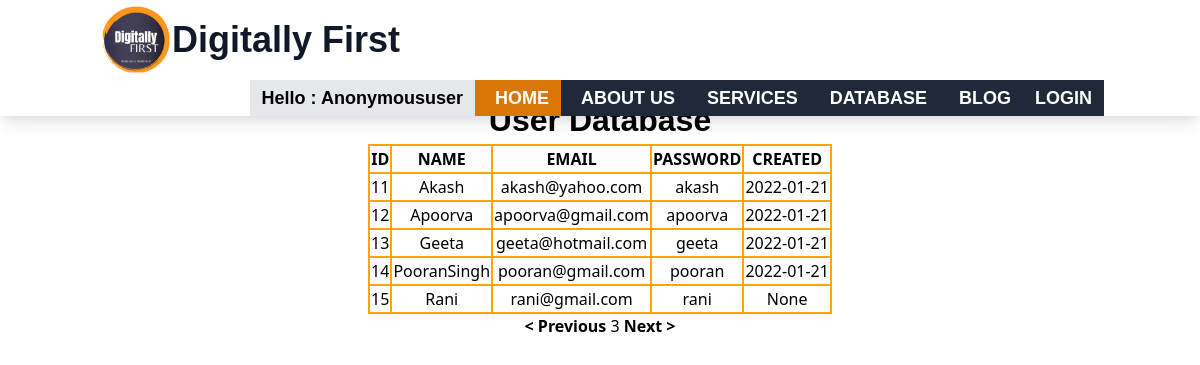
Page /database/?page=3 on the committed database.
### app/models.py (models this page shows, shortened)
class Client(models.Model):
 name= models.CharField(max_length=100)
 email= models.EmailField(max_length=100)
 password= models.CharField(max_length=50)
 created = models.DateField(DateTimeField, null=True)

### app/views.py (the view)
# urls.py: path('database/', views.data, name="data"),
def data(request):
    new_data =Client.objects.all()  # fetching all post objects from database
    p = Paginator(new_data, 5)  # creating a paginator object
    page_number = request.GET.get('page')
    try:
        page_obj = p.get_page(page_number)  # returns the desired page object
    except PageNotAnInteger:
        page_obj = p.page(1)
    except EmptyPage:
        page_obj = p.page(p.num_pages)
    context = {'page_obj': page_obj}
    return render(request, 'database.html', context)

### templates/database.html (shortened to what this page needs)
{% extends 'base.html' %}
{% load static %}
{% block content %}
<br>
<br>
<br>
<br>
<!DOCTYPE html>
<html lang="en">
<head>
</head>
<body> <form action="" ></form>
 <table>
 <h1> User Database</h1>
 <th>ID</th>
 <th>NAME</th>
 <th>EMAIL</th>
 <th>PASSWORD</th>
 <th>CREATED</th>
 {% for data in page_obj.object_list %}
 <tr>
 <td> {{data.id | safe}}</td>
 <td> {{data.name |safe}}</td>
 <td> {{data.email |safe}}</td>
 <td> {{data.password | safe}}</td>
 <td> {{data.created | safe}}</td>
</tr>
 {% endfor %}
</table>
<center>
   {%if page_obj.has_previous %}
       <a href="?page={{page_obj.previous_page_number}}"> <strong> < Previous </strong></a>
   {% endif %}
   <span>    {{page_obj.number}}     </span>
   {%if page_obj.has_next %}
       <a href="?page={{page_obj.next_page_number}}"> <strong>  Next >  </strong> </a>
   {% endif %}
</center>
</body>
</html>
{% endblock  %}

### templates/base.html (style rules this page uses)
html { scroll-behavior: smooth; }

### templates/database.html (style rules this page uses)
th ,td,table,tr,table { text-align: center; margin-left: auto; margin-right: auto; border: 2px solid rgb(255, 165, 0) }
h1,div { text-align: center; font-size:xx-large; font-weight: bold; align-content: center; font-family:'Gill Sans', 'Gill Sans MT', Calibri, 'Trebuchet MS', sans-serif; }

### rows in the picture
Client: id "11", name "Akash", email "akash@yahoo.com", password "akash", created "2022-01-21"
Client: id "12", name "Apoorva", email "apoorva@gmail.com", password "apoorva", created "2022-01-21"
Client: id "13", name "Geeta", email "geeta@hotmail.com", password "geeta", created "2022-01-21"
Client: id "14", name "PooranSingh", email "pooran@gmail.com", password "pooran", created "2022-01-21"
Client: id "15", name "Rani", email "rani@gmail.com", password "rani", created "None"

### other values in the picture
{{ request.user| title }} "Anonymoususer"
{{ page_obj.number }} "3"
